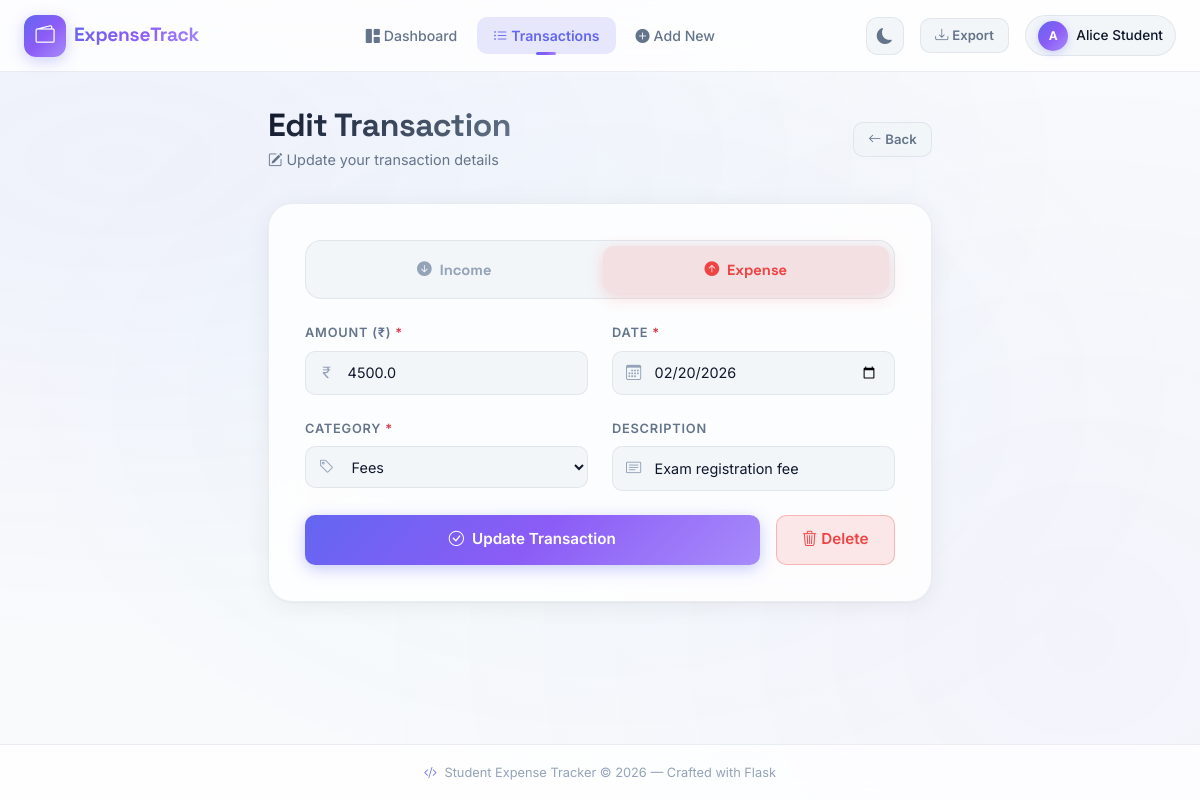
/edit/82 (signed in), run on the app's committed database.
### tables this page shows
CREATE TABLE transactions (
                id          INTEGER PRIMARY KEY AUTOINCREMENT,
                user_id     INTEGER NOT NULL,
                amount      REAL    NOT NULL,
                category    TEXT    NOT NULL,
                type        TEXT    NOT NULL CHECK(type IN ("Income","Expense")),
                date        TEXT    NOT NULL,
                description TEXT,
                FOREIGN KEY (user_id) REFERENCES users(id)
            );

### app.py (the view, shortened to what this page needs)
@app.route('/edit/<int:tx_id>', methods=['GET', 'POST'])
@login_required
def edit_transaction(tx_id):
    user_id = session['user_id']
    with get_db() as conn:
        tx = conn.execute(
            'SELECT * FROM transactions WHERE id = ? AND user_id = ?',
            (tx_id, user_id)
        ).fetchone()
    if not tx:
        flash('Transaction not found.', 'danger')
        return redirect(url_for('transactions'))
    return render_template('edit_transaction.html', tx=tx, categories=CATEGORIES)

### app.py (called while the page is built)
def get_db():
    conn = sqlite3.connect(DATABASE)
    conn.row_factory = sqlite3.Row  # Allows dict-like access to rows
    return conn

def login_required(f):
    @wraps(f)
    def decorated(*args, **kwargs):
        if 'user_id' not in session:
            flash('Please log in to access this page.', 'warning')
            return redirect(url_for('login'))
        return f(*args, **kwargs)
    return decorated

### templates/edit_transaction.html (shortened to what this page needs)
{% extends "base.html" %}
{% block content %}
<div class="page-container page-narrow">
    <div class="page-header">
        <div>
            <h1 class="page-title">Edit Transaction</h1>
            <p class="page-subtitle"><i class="bi bi-pencil-square me-1"></i>Update your transaction details</p>
        </div>
        <a href="{{ url_for('transactions') }}" class="btn btn-export">
            <i class="bi bi-arrow-left me-1"></i>Back
        </a>
    </div>
    <div class="form-card">
        <div class="type-selector mb-4">
            <label class="type-option">
                <span class="type-btn type-income">
                    <i class="bi bi-arrow-down-circle-fill me-2"></i>Income
                </span>
            </label>
            <label class="type-option">
                <span class="type-btn type-expense">
                    <i class="bi bi-arrow-up-circle-fill me-2"></i>Expense
                </span>
            </label>
        </div>
        <form method="POST" action="{{ url_for('edit_transaction', tx_id=tx.id) }}">
            <div class="row g-4">
                <div class="col-md-6">
                    <label class="form-label-custom">Amount (₹) <span class="text-danger">*</span></label>
                    <div class="input-wrapper">
                        <input type="number" name="amount" step="0.01" min="0.01"
                               value="{{ tx.amount }}"
                               class="form-control form-control-custom" required>
                    </div>
                </div>
                <div class="col-md-6">
                    <label class="form-label-custom">Date <span class="text-danger">*</span></label>
                    <div class="input-wrapper">
                        <input type="date" name="date" value="{{ tx.date }}"
                               class="form-control form-control-custom" required>
                    </div>
                </div>
                <div class="col-md-6">
                    <label class="form-label-custom">Category <span class="text-danger">*</span></label>
                    <div class="input-wrapper">
                        <select name="category" class="form-select form-select-custom" required>
                            {% for cat in categories %}
                            <option value="{{ cat }}" {% if tx.category == cat %}selected{% endif %}>{{ cat }}</option>
                            {% endfor %}
                        </select>
                    </div>
                </div>
                <div class="col-md-6">
                    <label class="form-label-custom">Description</label>
                    <div class="input-wrapper">
                        <input type="text" name="description" value="{{ tx.description or '' }}"
                               class="form-control form-control-custom" placeholder="Optional note...">
                    </div>
                </div>
                <div class="col-12 d-flex gap-3">
                    <button type="submit" class="btn btn-primary-custom flex-grow-1 btn-lg-custom">
                        <i class="bi bi-check-circle me-2"></i>Update Transaction
                    </button>
                    <form method="POST" action="{{ url_for('delete_transaction', tx_id=tx.id) }}"
                          onsubmit="return confirm('Are you sure you want to delete this transaction?')">
                        <button type="submit" class="btn btn-danger-custom btn-lg-custom">
                            <i class="bi bi-trash3 me-1"></i>Delete
                        </button>
                    </form>
                </div>
            </div>
        </form>
    </div>
</div>
{% endblock %}

### data on the page
transactions: amount "4500.0", date "02/20/2026", category "Fees", description "Exam registration fee"

### other printed values
{{ session.user_name[0].upper() }} "A"
{{ session.user_name }} "Alice Student"
